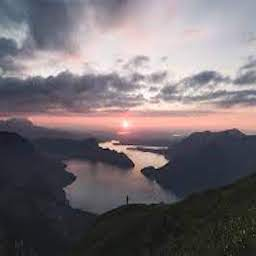
#> input picture Fifth/scenery.jpeg, 256 x 256 px, found by its file name
$ python sobel.py
#> lines starting #> are read from the running program, lines starting #| are printed output that depends on the picture
import numpy as np
import cv2 as cv
from matplotlib import pyplot as plt
from sklearn.preprocessing import normalize

plt.rcParams['figure.figsize'] = [10, 5]

img = cv.imread('Fifth/scenery.jpeg',0)
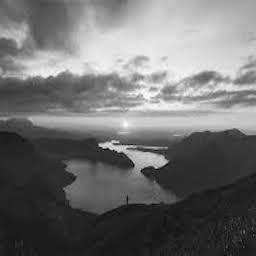
#> img: shape (256, 256); min 0, max 255, mean 111.7

sobelx = cv.Sobel(img,cv.CV_64F,1,0,ksize=5)
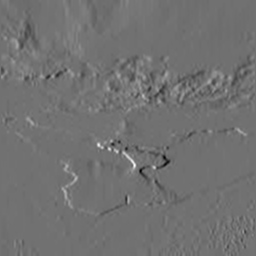
#> sobelx: shape (256, 256) float64; min -5344, max 6687, mean 20.6; drawn with min black and max white
sobely = cv.Sobel(img,cv.CV_64F,0,1,ksize=5)
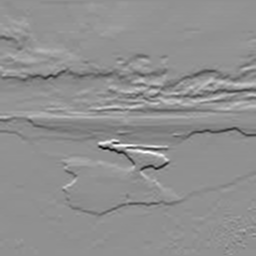
#> sobely: shape (256, 256) float64; min -8500, max 6464, mean -54.4; drawn with min black and max white

#magnitude
sobel = np.sqrt( np.square(sobelx) + np.square(sobely))
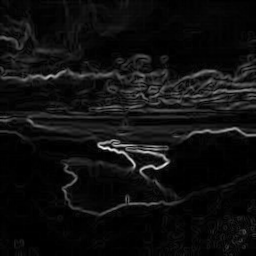
#> sobel: shape (256, 256) float64; min 0, max 8501.8, mean 516.5; drawn with min black and max white
#phase
dft = np.fft.fft2(sobel)
dft_shift = np.fft.fftshift(dft)
magnitude_spectrum = 20*np.log(np.abs(dft_shift))
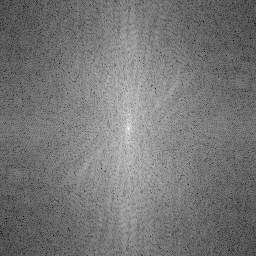
#> magnitude_spectrum: shape (256, 256) float64; min 76.67, max 346.7, mean 202.6; drawn with min black and max white
magnitude_spectrum = np.asarray(magnitude_spectrum, dtype=np.uint8)
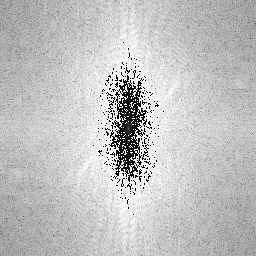
#> magnitude_spectrum: shape (256, 256); min 0, max 255, mean 193
#normalize
sobel_normalized = normalize(sobel, norm='l2', axis=1, copy=True, return_norm=False)
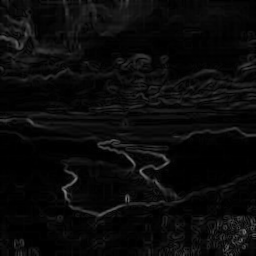
#> sobel_normalized: shape (256, 256) float64; min 0, max 0.491, mean 0.0419
phase_spectrum_normalized = normalize(magnitude_spectrum, norm='l2', axis=1, copy=True, return_norm=False)

plt.subplot(1,3,1),plt.imshow(img,cmap = 'gray')
plt.title('Original'), plt.xticks([]), plt.yticks([])
plt.subplot(1,3,2),plt.imshow(sobel_normalized,cmap = 'gray')
plt.title('Sobel'), plt.xticks([]), plt.yticks([])
plt.subplot(1,3,3),plt.imshow(phase_spectrum_normalized,cmap = 'gray')
plt.title('phase of Sobel'), plt.xticks([]), plt.yticks([])
plt.show()
